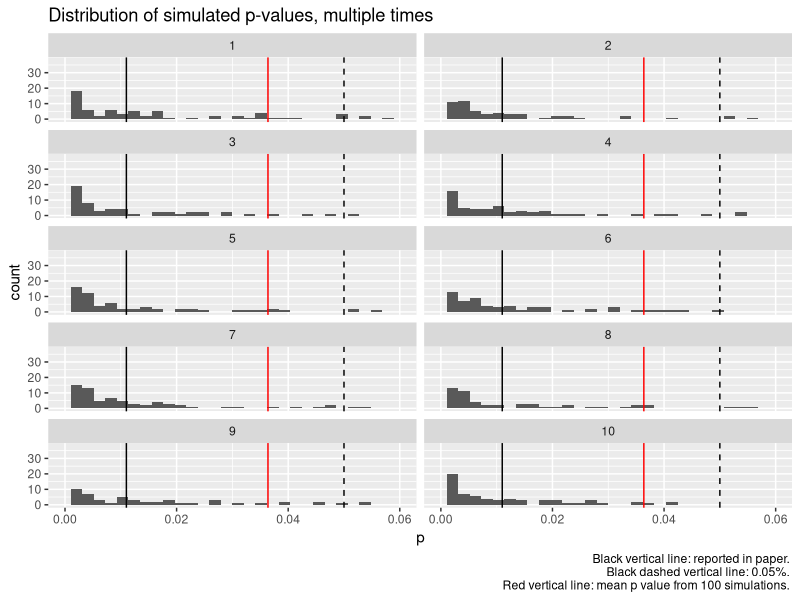

Generate this figure with R:
#!/bin/env Rscript
# Question:
# In table 5 it is shown that the application
# is thought of as more useful and they
# give statistics. Can this be reproduced?

before_mean <- 4.78
before_sd <- 0.67

after_mean <- 5.67
after_sd <- 0.50

expected_p_value <- 0.011
n_people <- 9
n_p_values <- 100
n_experiments <- 10

simulate_p_values <- function(
    before_mean = 4.78,
    before_sd = 0.67,
    after_mean = 5.67,
    after_sd = 0.50,
    n_people = 9,
    n_p_values = 100
) {
  testthat::expect_equal(before_mean, 4.78)
  testthat::expect_equal(before_sd, 0.67)
  testthat::expect_equal(after_mean, 5.67)
  testthat::expect_equal(after_sd, 0.5)
  testthat::expect_equal(n_people, 9)
  testthat::expect_equal(n_p_values, 100)
  
  p_values <- rep(NA, n_p_values)
  for (i in seq_len(n_p_values)) {
    dist_before <- rnorm(n = n_people, mean = before_mean, sd = before_sd)
    dist_after <- rnorm(n = n_people, mean = after_mean, sd = after_sd)
    stat_results <- t.test(x = dist_before, y = dist_after)
    p_values[i] <- stat_results$p.value
  }
  testthat::expect_equal(0, sum(is.na(p_values)))
  p_values
}


all_data <- list()
for (i in seq_len(n_experiments)) {
  t <- tibble::tibble(
    p = simulate_p_values(n_p_values = n_p_values)
  )
  t$i <- i
  all_data[[i]] <- t
}
t <- dplyr::bind_rows(all_data)


ggplot2::ggplot(t, ggplot2::aes(x = p)) +
  ggplot2::geom_histogram() + 
  ggplot2::facet_wrap(ggplot2::vars(i), ncol = 2) +
  ggplot2::scale_x_continuous(limits = c(0.0, 0.06)) +
  ggplot2::geom_vline(xintercept = expected_p_value) +
  ggplot2::geom_vline(xintercept = 0.05, lty = "dashed") +
  ggplot2::geom_vline(xintercept = mean(t$p), color = "red") + 
  ggplot2::labs(
    title = "Distribution of simulated p-values, multiple times",
    caption = paste0(
        "Black vertical line: reported in paper. \n",
        "Black dashed vertical line: 0.05%. \n",
        "Red vertical line: mean p value from ", n_p_values, " simulations. "
      )
    )

ggplot2::ggsave("20241016_tabel_5_sim.png", width = 4, height = 7)
